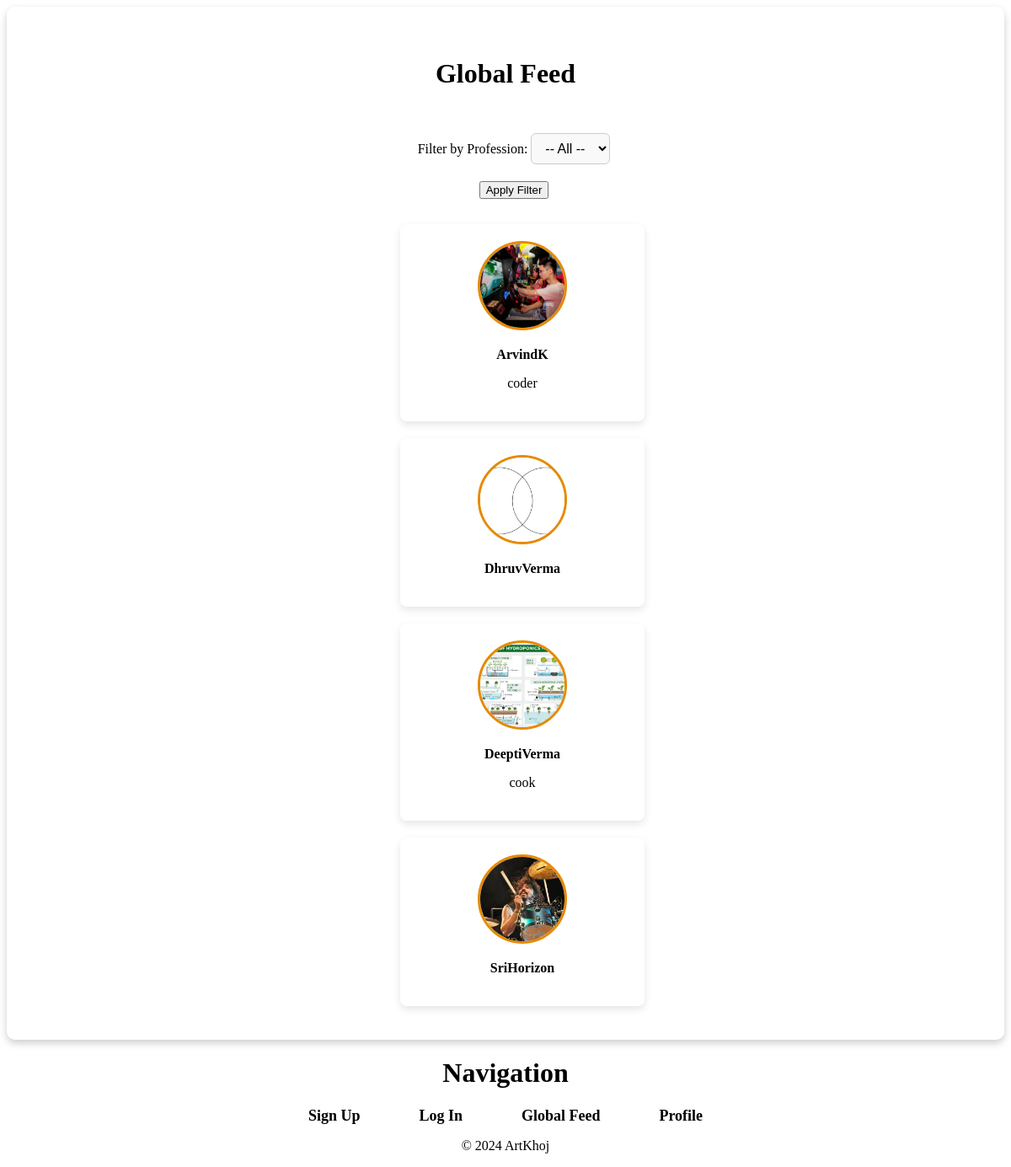
Page /users/global-feed/ (signed in) on the earlier database version.
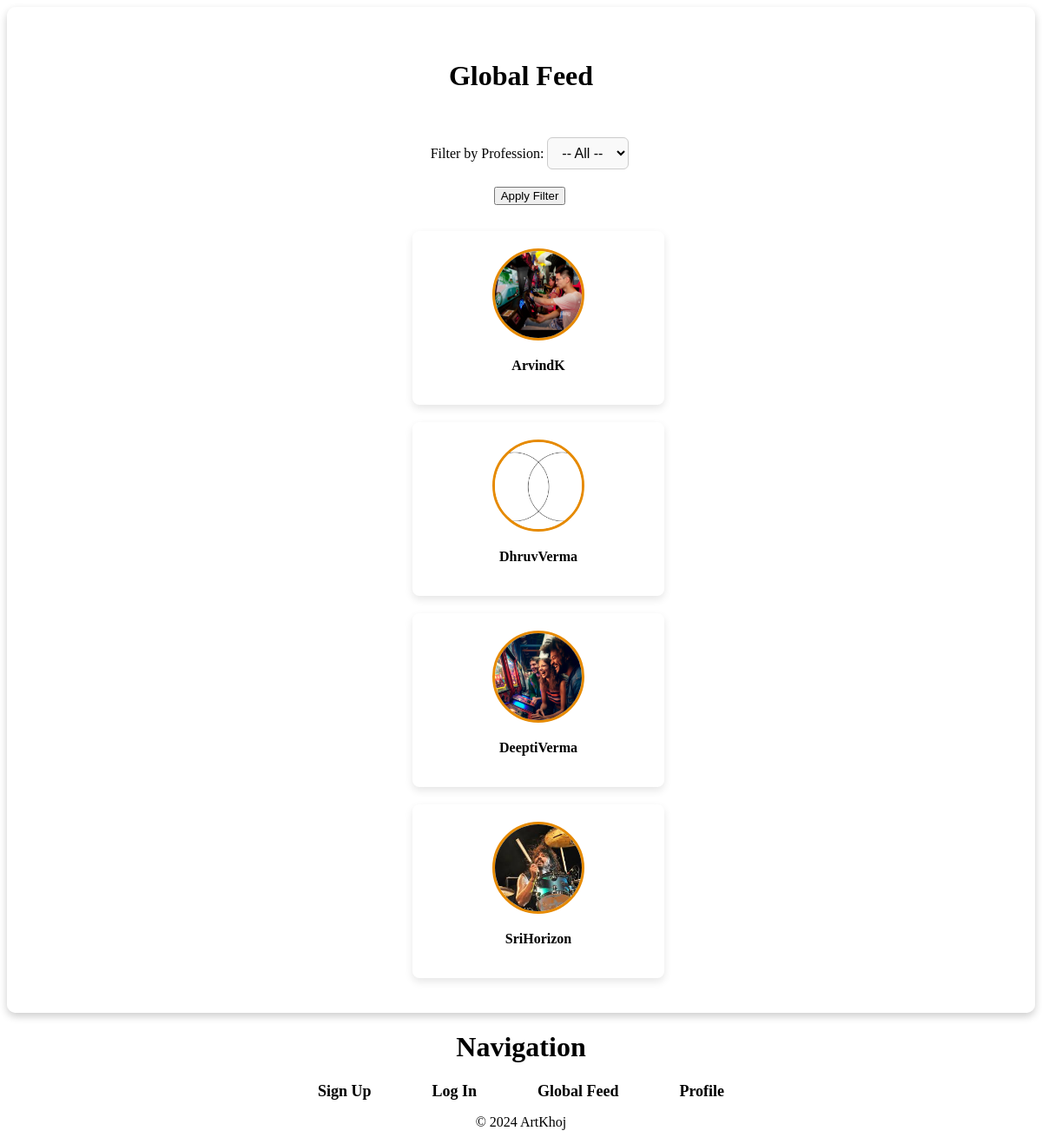
Same page on the later database version.
### users/models.py (models this page shows, shortened)
class Profile(models.Model):
    user = models.OneToOneField(User, on_delete=models.CASCADE)
    profession = models.CharField(max_length=100, blank=True)
    location = models.CharField(max_length=100, blank=True)
    profile_picture = models.ImageField(upload_to='profile_pics/', blank=True, null=True)
    bio = models.CharField(max_length=140, blank=True)

### users/views.py (the view)
# urls.py: path('global-feed/', views.global_feed, name='global-feed'),
@login_required
def global_feed(request):
    profiles = Profile.objects.exclude(user=request.user)
    profession_filter_form = ProfessionFilterForm(request.GET or None)  # Form for profession filtering
    if profession_filter_form.is_valid():
        professions = profession_filter_form.cleaned_data.get('professions')
        if professions:
            profiles = profiles.filter(profession__in=professions)  # Filter profiles by selected professions
    return render(request, 'users/global_feed.html', {
        'profiles': profiles,
        'profession_filter_form': profession_filter_form
    })

### users/forms.py
class ProfessionFilterForm(forms.Form):
    professions = forms.MultipleChoiceField(
        choices=[],
        widget=forms.CheckboxSelectMultiple,
        required=False,
        label="Filter by Profession"
    )
    def __init__(self, *args, **kwargs):
        super(ProfessionFilterForm, self).__init__(*args, **kwargs)
        all_professions = Profile.objects.values_list('profession', flat=True).distinct()
        self.fields['professions'].choices = [(prof, prof) for prof in all_professions if prof]

### users/templates/users/global_feed.html (shortened to what this page needs)
{% extends 'users/base.html' %}
{% load static %}
{% block content %}
<div class="global-feed-container">
<h1>Global Feed</h1>
<div class="filter-container">
<form method="get" action="{% url 'global-feed' %}">
    <div class="dropdown-filter">
    <label for="id_professions">Filter by Profession:</label>
    <select name="professions" id="id_professions">
        <option value="">-- All --</option>
    </select>
</div>
    <button type="submit">Apply Filter</button>
</form>
</div>
{% for profile in profiles %}
<div class="profile-header-global">
    <div class="profile-picture-container">
        <a href="{% url 'profile-detail' profile.user.id %}" class="profile-link">
            <img src="{{ profile.profile_picture.url }}" alt="{{ profile.user.username }}'s profile picture" />
            <p><strong>{{ profile.user.username }}</strong></p>
            <p>{{ profile.profession }}</p>
        </a>
    </div>
</div>
{% empty %}
<p>No users found for the selected profession.</p>
{% endfor %}
</div>
{% endblock %}

Differences in the rows shown:
changed Profile "ArvindK": profession "coder" → (not shown)
changed Profile "DeeptiVerma": profile_picture: a different picture; profession "cook" → (not shown)
